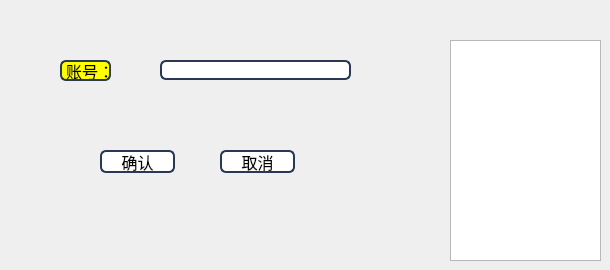
         <widget class="QWidget" name="tab_22">
          <attribute name="title">
           <string>删除操作员</string>
          </attribute>
          <widget class="QPushButton" name="pushButton_33">
           <property name="geometry">
            <rect>
             <x>220</x>
             <y>150</y>
             <width>75</width>
             <height>23</height>
            </rect>
           </property>
           <property name="font">
            <font>
             <family>微软雅黑</family>
             <pointsize>12</pointsize>
            </font>
           </property>
           <property name="styleSheet">
            <string notr="true">border: 2px solid rgb(41,57,85);
border-radius:6px;
background:white;
selection-background-color:green;</string>
           </property>
           <property name="text">
            <string>取消</string>
           </property>
          </widget>
          <widget class="QLabel" name="label_27">
           <property name="geometry">
            <rect>
             <x>60</x>
             <y>60</y>
             <width>51</width>
             <height>21</height>
            </rect>
           </property>
           <property name="font">
            <font>
             <family>微软雅黑</family>
             <pointsize>12</pointsize>
            </font>
           </property>
           <property name="styleSheet">
            <string notr="true">border: 2px solid rgb(41,57,85);
border-radius:6px;
background:yellow;
selection-background-color:green;</string>
           </property>
           <property name="text">
            <string>账号：</string>
           </property>
          </widget>
          <widget class="QPushButton" name="pushButton_32">
           <property name="geometry">
            <rect>
             <x>100</x>
             <y>150</y>
             <width>75</width>
             <height>23</height>
            </rect>
           </property>
           <property name="font">
            <font>
             <family>微软雅黑</family>
             <pointsize>12</pointsize>
            </font>
           </property>
           <property name="styleSheet">
            <string notr="true">border: 2px solid rgb(41,57,85);
border-radius:6px;
background:white;
selection-background-color:green;</string>
           </property>
           <property name="text">
            <string>确认</string>
           </property>
          </widget>
          <widget class="QLineEdit" name="lineEdit_26">
           <property name="geometry">
            <rect>
             <x>160</x>
             <y>60</y>
             <width>191</width>
             <height>20</height>
            </rect>
           </property>
           <property name="font">
            <font>
             <family>微软雅黑</family>
             <pointsize>10</pointsize>
            </font>
           </property>
           <property name="styleSheet">
            <string notr="true">border: 2px solid rgb(41,57,85);
border-radius:6px;
background:white;
selection-background-color:green;</string>
           </property>
          </widget>
          <widget class="QGraphicsView" name="graphicsView_11">
           <property name="geometry">
            <rect>
             <x>450</x>
             <y>40</y>
             <width>151</width>
             <height>221</height>
            </rect>
           </property>
           <property name="styleSheet">
            <string notr="true">border-image: url(:/photo/snap2018-05-21-16-52-17.png);</string>
           </property>
          </widget>
         </widget>
